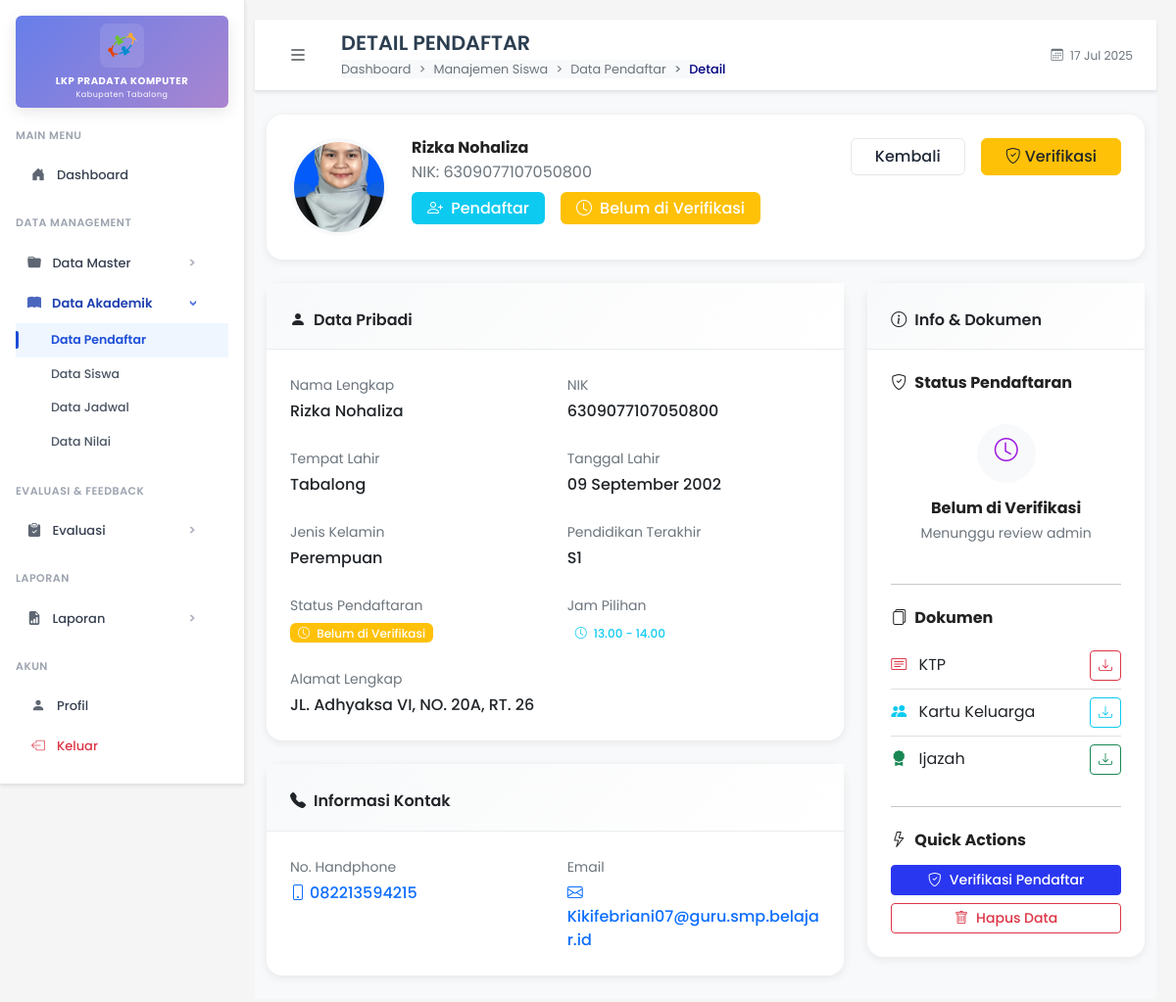
The page /pages/admin/pendaftar/detail.php?id=6 (signed in) on the database as committed earlier.
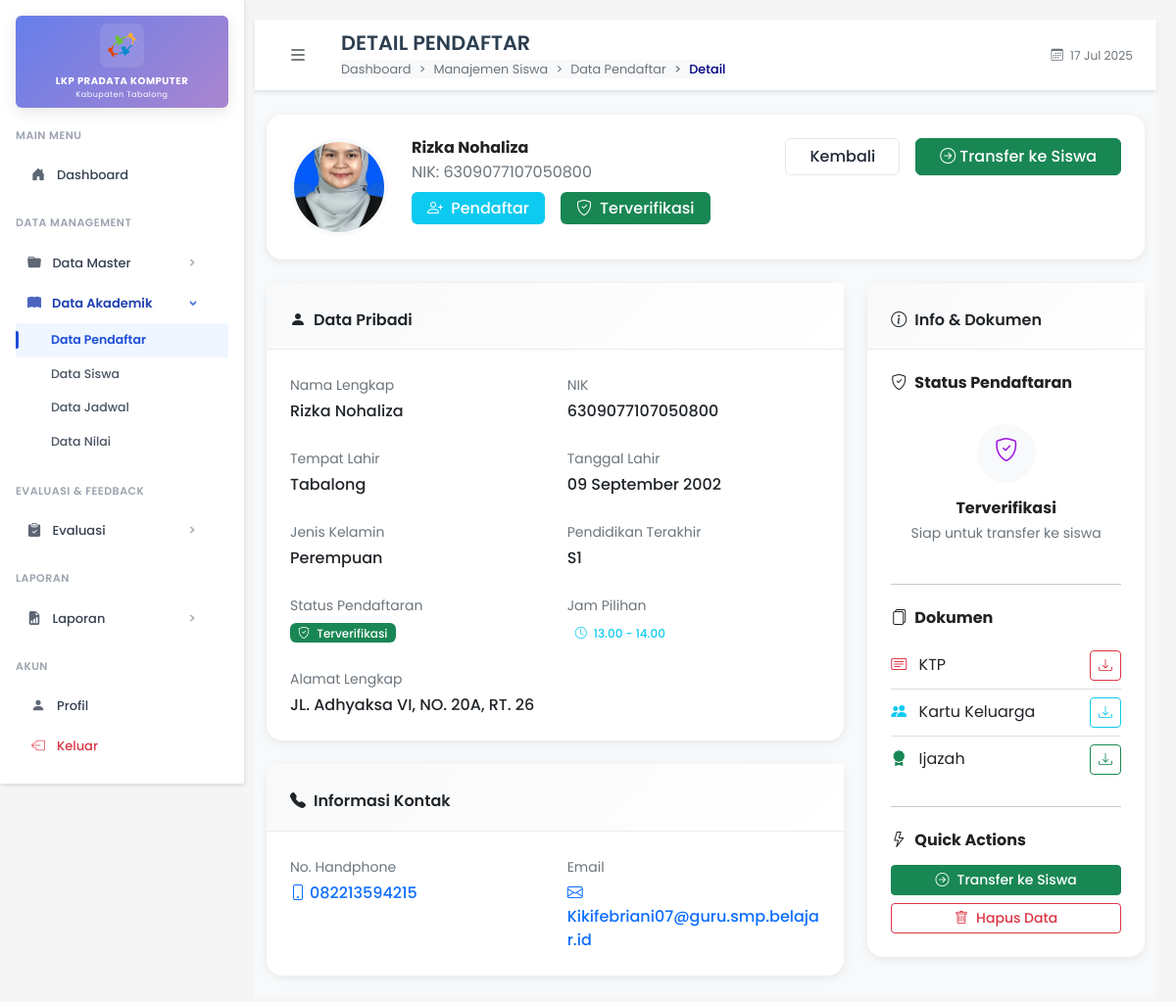
The same page on the database as committed later.
### tables this page shows
CREATE TABLE `pendaftar` (
  `id_pendaftar` int(11) NOT NULL,
  `id_gelombang` int(11) DEFAULT NULL,
  `nik` varchar(16) DEFAULT NULL,
  `nama_pendaftar` varchar(100) DEFAULT NULL,
  `tempat_lahir` varchar(50) DEFAULT NULL,
  `tanggal_lahir` date DEFAULT NULL,
  `jenis_kelamin` enum('Laki-Laki','Perempuan') DEFAULT NULL,
  `pendidikan_terakhir` enum('SD','SLTP','SLTA','D1','D2','S1','S2','S3') DEFAULT NULL,
  `no_hp` varchar(20) DEFAULT NULL,
  `email` varchar(100) DEFAULT NULL,
  `alamat_lengkap` text DEFAULT NULL,
  `jam_pilihan` enum('08.00 - 09.00','09.00 - 10.00','10.00 - 11.00','11.00 - 12.00','13.00 - 14.00','14.00 - 15.00','15.00 - 16.00','16.00 - 17.00','17.00 - 18.00','19.00 - 20.00','20.00 - 21.00','21.00 - 22.00') DEFAULT NULL,
  `pas_foto` varchar(255) DEFAULT NULL,
  `ktp` varchar(255) DEFAULT NULL,
  `kk` varchar(255) DEFAULT NULL,
  `ijazah` varchar(255) DEFAULT NULL,
  `status_pendaftaran` enum('Belum di Verifikasi','Terverifikasi','Diterima') DEFAULT NULL
);

### pages/admin/pendaftar/detail.php (the view, shortened to what the changed rows need)
<?php
include '../../../includes/db.php';
$id = $_GET['id'] ?? '';
$query = "SELECT * FROM pendaftar WHERE id_pendaftar = ?";
$stmt = mysqli_prepare($conn, $query);
mysqli_stmt_bind_param($stmt, "i", $id);
mysqli_stmt_execute($stmt);
$result = mysqli_stmt_get_result($stmt);
$pendaftar = mysqli_fetch_assoc($result);
?>
<!DOCTYPE html>
<html lang="id">
<head>
  <link rel="stylesheet" href="../../../assets/css/bootstrap.min.css" />
  <link rel="stylesheet" href="../../../assets/css/bootstrap-icons.css" />
  <link rel="stylesheet" href="../../../assets/css/fonts.css" />
  <link rel="stylesheet" href="../../../assets/css/styles.css" />
</head>
<body>
  <div class="d-flex">
    <div class="flex-fill main-content">
      <nav class="top-navbar">
        <div class="container-fluid px-3 px-md-4">
          <div class="d-flex align-items-center">
            <div class="d-flex align-items-center flex-grow-1">
              <div class="page-info">
                <h2 class="page-title mb-1">DETAIL PENDAFTAR</h2>
              </div>
            </div>
          </div>
        </div>
      </nav>
      <div class="container-fluid mt-4">
        <div class="card content-card mb-4">
          <div class="card-body p-4">
            <div class="row align-items-start">
              <div class="col-auto">
                <div class="profile-photo">
                  <?php if($pendaftar['pas_foto'] && file_exists('../../../uploads/pas_foto_pendaftar/'.$pendaftar['pas_foto'])): ?>
                    <img src="../../../uploads/pas_foto_pendaftar/<?= $pendaftar['pas_foto'] ?>"
                         alt="Foto <?= htmlspecialchars($pendaftar['nama_pendaftar']) ?>"
                         class="rounded-circle"
                         style="width: 100px; height: 100px; object-fit: cover; border: 4px solid #f8f9fa;">
                  <?php endif; ?>
                </div>
              </div>
              <div class="col">
                <div class="d-flex justify-content-between align-items-start">
                  <div>
                    <h3 class="mb-1 fw-bold"><?= htmlspecialchars($pendaftar['nama_pendaftar']) ?></h3>
                    <p class="text-muted mb-2">NIK: <?= htmlspecialchars($pendaftar['nik'] ?? '-') ?></p>
                    <div class="d-flex gap-3">
                      <span class="badge bg-info fs-6 px-3 py-2">
                        <i class="bi bi-person-plus me-1"></i>
                        Pendaftar
                      </span>
                      <?php
                      $status = $pendaftar['status_pendaftaran'];
                      $badgeClass = '';
                      $icon = '';
                      switch($status) {
                        case 'Belum di Verifikasi':
                          $badgeClass = 'bg-warning';
                          $icon = 'bi-clock';
                          break;
                        case 'Terverifikasi':
                          $badgeClass = 'bg-success';
                          $icon = 'bi-shield-check';
                          break;
                      }
                      ?>
                      <span class="badge <?= $badgeClass ?> fs-6 px-3 py-2">
                        <i class="<?= $icon ?> me-1"></i>
                        <?= htmlspecialchars($status) ?>
                      </span>
                    </div>
                  </div>
                  <div class="d-flex gap-3">
                    <a href="index.php" class="btn btn-kembali px-4">
                      Kembali
                    </a>
                    <?php if($pendaftar['status_pendaftaran'] == 'Belum di Verifikasi'): ?>
                      <button type="button"
                              class="btn btn-edit px-4"
                              data-bs-toggle="modal"
                              data-bs-target="#modalVerifikasi">
                        <i class="bi bi-shield-check me-1"></i>Verifikasi
                      </button>
                    <?php endif; ?>
                    <?php if($pendaftar['status_pendaftaran'] == 'Terverifikasi'): ?>
                      <button type="button"
                              class="btn btn-success px-4"
                              data-bs-toggle="modal"
                              data-bs-target="#modalTransfer">
                        <i class="bi bi-arrow-right-circle me-1"></i>Transfer ke Siswa
                      </button>
                    <?php endif; ?>
                  </div>
                </div>
              </div>
            </div>
          </div>
        </div>
        <div class="row">
          <div class="col-lg-8">
            <div class="card content-card mb-4">
              <div class="card-body">
                <div class="row g-4">
                  <div class="col-md-6">
                    <div class="info-item">
                      <label class="form-label small text-muted mb-1">Nama Lengkap</label>
                      <div class="fw-medium"><?= htmlspecialchars($pendaftar['nama_pendaftar']) ?></div>
                    </div>
                  </div>
                  <div class="col-md-6">
                    <div class="info-item">
                      <label class="form-label small text-muted mb-1">NIK</label>
                      <div class="fw-medium"><?= htmlspecialchars($pendaftar['nik'] ?? '-') ?></div>
                    </div>
                  </div>
                  <div class="col-md-6">
                    <div class="info-item">
                      <label class="form-label small text-muted mb-1">Tempat Lahir</label>
                      <div class="fw-medium"><?= htmlspecialchars($pendaftar['tempat_lahir'] ?? '-') ?></div>
                    </div>
                  </div>
                  <div class="col-md-6">
                    <div class="info-item">
                      <label class="form-label small text-muted mb-1">Tanggal Lahir</label>
                      <div class="fw-medium">
                        <?= $pendaftar['tanggal_lahir'] ? date('d F Y', strtotime($pendaftar['tanggal_lahir'])) : '-' ?>
                      </div>
                    </div>
                  </div>
                  <div class="col-md-6">
                    <div class="info-item">
                      <label class="form-label small text-muted mb-1">Jenis Kelamin</label>
                      <div class="fw-medium"><?= htmlspecialchars($pendaftar['jenis_kelamin'] ?? '-') ?></div>
                    </div>
                  </div>
                  <div class="col-md-6">
                    <div class="info-item">
                      <label class="form-label small text-muted mb-1">Pendidikan Terakhir</label>
                      <div class="fw-medium"><?= htmlspecialchars($pendaftar['pendidikan_terakhir'] ?? '-') ?></div>
                    </div>
                  </div>
                  <div class="col-md-6">
                    <div class="info-item">
                      <div class="fw-medium">
                        <span class="badge <?= $badgeClass ?> px-2 py-1">
                          <i class="<?= $icon ?> me-1"></i>
                          <?= htmlspecialchars($status) ?>
                        </span>
                      </div>
                    </div>
                  </div>
                  <div class="col-md-6">
                    <div class="info-item">
                      <div class="fw-medium">
                        <span class="badge bg-info-soft text-info px-2 py-1">
                          <i class="bi bi-clock me-1"></i>
                          <?= htmlspecialchars($pendaftar['jam_pilihan'] ?? '-') ?>
                        </span>
                      </div>
                    </div>
                  </div>
                  <div class="col-12">
                    <div class="info-item">
                      <label class="form-label small text-muted mb-1">Alamat Lengkap</label>
                      <div class="fw-medium"><?= htmlspecialchars($pendaftar['alamat_lengkap'] ?? '-') ?></div>
                    </div>
                  </div>
                </div>
              </div>
            </div>
            <div class="card content-card mb-4">
              <div class="card-body">
                <div class="row g-4">
                  <div class="col-md-6">
                    <div class="info-item">
                      <div class="fw-medium">
                        <?php if($pendaftar['no_hp']): ?>
                          <a href="tel:<?= htmlspecialchars($pendaftar['no_hp']) ?>" class="text-decoration-none">
                            <i class="bi bi-phone me-1"></i><?= htmlspecialchars($pendaftar['no_hp']) ?>
                          </a>
                        <?php else: ?>
                          <span class="text-muted">-</span>
                        <?php endif; ?>
                      </div>
                    </div>
                  </div>
                  <div class="col-md-6">
                    <div class="info-item">
                      <div class="fw-medium">
                        <?php if($pendaftar['email']): ?>
                          <a href="mailto:<?= htmlspecialchars($pendaftar['email']) ?>" class="text-decoration-none">
                            <i class="bi bi-envelope me-1"></i><?= htmlspecialchars($pendaftar['email']) ?>
                          </a>
                        <?php else: ?>
                          <span class="text-muted">-</span>
                        <?php endif; ?>
                      </div>
                    </div>
                  </div>
                </div>
              </div>
            </div>
          </div>
          <div class="col-lg-4">
            <div class="card content-card">
              <div class="card-body">
                <div class="mb-4">
                  <div class="text-center p-3">
                    <div class="bg-light rounded-circle d-inline-flex align-items-center justify-content-center mb-3" style="width: 60px; height: 60px;">
                      <i class="<?= $icon ?> text-secondary fs-4"></i>
                    </div>
                    <h6 class="fw-bold mb-1"><?= htmlspecialchars($status) ?></h6>
                    <small class="text-muted">
                      <?php
                      switch($status) {
                        case 'Belum di Verifikasi':
                          echo 'Menunggu review admin';
                          break;
                        case 'Terverifikasi':
                          echo 'Siap untuk transfer ke siswa';
                          break;
                      }
                      ?>
                    </small>
                  </div>
                </div>
                <div>
                  <div class="d-grid gap-2">
                    <?php if($pendaftar['status_pendaftaran'] == 'Belum di Verifikasi'): ?>
                      <button type="button"
                              class="btn btn-primary btn-sm"
                              data-bs-toggle="modal"
                              data-bs-target="#modalVerifikasi">
                        <i class="bi bi-shield-check me-2"></i>Verifikasi Pendaftar
                      </button>
                    <?php endif; ?>
                    <?php if($pendaftar['status_pendaftaran'] == 'Terverifikasi'): ?>
                      <button type="button"
                              class="btn btn-success btn-sm"
                              data-bs-toggle="modal"
                              data-bs-target="#modalTransfer">
                        <i class="bi bi-arrow-right-circle me-2"></i>Transfer ke Siswa
                      </button>
                    <?php endif; ?>
                    <?php if($pendaftar['status_pendaftaran'] !== 'Diterima'): ?>
                      <button type="button"
                              class="btn btn-outline-danger btn-sm"
                              data-bs-toggle="modal"
                              data-bs-target="#modalHapus">
                        <i class="bi bi-trash me-2"></i>Hapus Data
                      </button>
                    <?php endif; ?>
                  </div>
                </div>
              </div>
            </div>
          </div>
        </div>
      </div>
    </div>
  </div>
</body>
</html>

Rows that differ between the two databases and show on the page:
changed pendaftar "Rizka Nohaliza": status_pendaftaran "Belum di Verifikasi" → "Terverifikasi"
Other text that changed with them:
text no longer shown: "Verifikasi Menunggu review admin Verifikasi Pendaftar"
text now shown: "Transfer ke Siswa Siap untuk transfer ke siswa Transfer ke Siswa"
